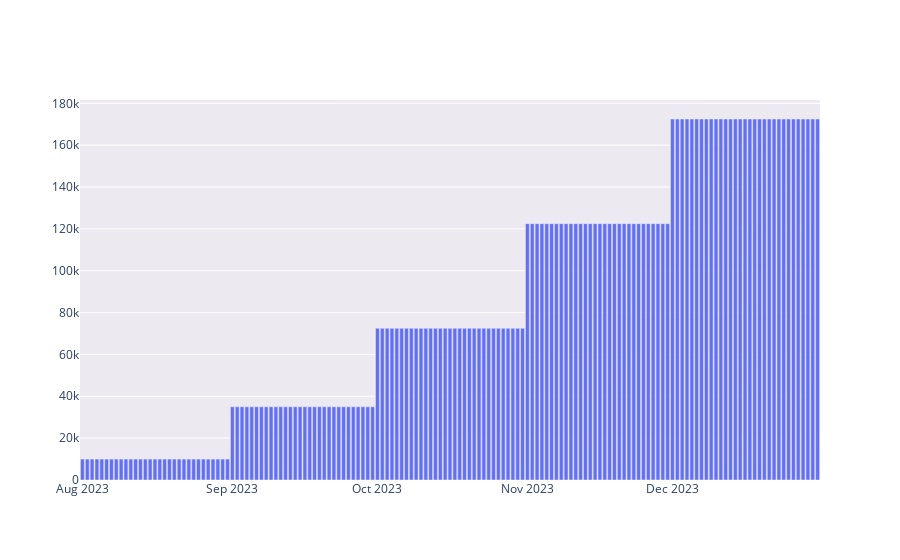

Notebook code for this chart:
### Markdown cell above
We projected the inventory purchases based on a target inventory buffer and our projected sales. In this case, we will be forced to purchase a larger quantity of inventory up front to permit our relatively bullish sales projections. Below are the projected inventory levels after purchases and before application of sales.

### Code cell
inventory_fig = go.Figure(data=go.Bar(x=projected_inventory_df['date'], y=projected_inventory_df['inventory']))
inventory_fig.update_layout(plot_bgcolor='#ece9f1')
inventory_fig.show()

### Figure 1 — Plotly figure (JSON) as saved in the notebook; plotly's stock layout.template omitted (floating-point values rounded to 4 significant figures; data arrays with more than 128 entries replaced by an {"elided": "..."} marker saying what was removed)
{"data": [{"type": "bar", "x": {"elided": "153 str values"}, "y": {"elided": "153 int values"}}], "layout": {"plot_bgcolor": "#ece9f1"}}
